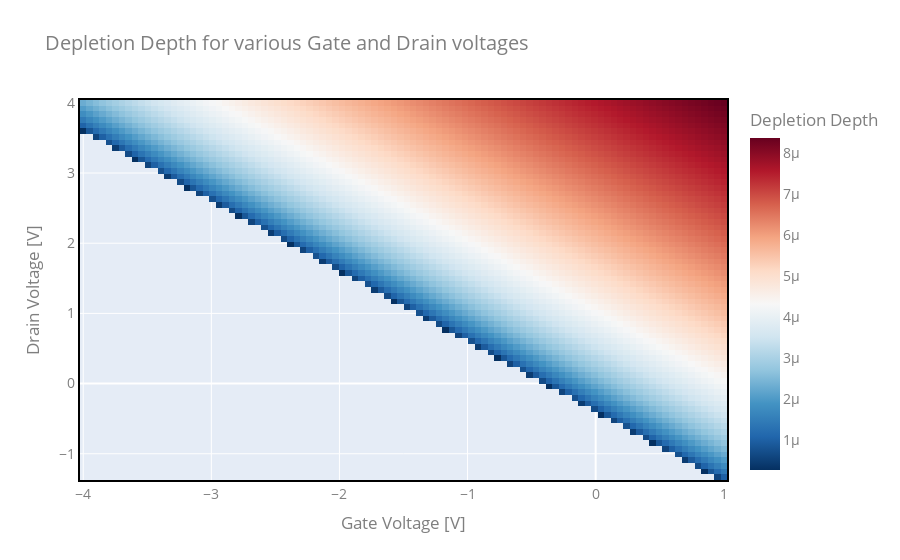

The notebook cell saved with this chart:
### Code cell
df3 = df[['Drain Voltage [V]',
          'Gate Voltage [V]',
          'Depletion Depth'
         ]].astype(float)
plotting = df3.pivot_table(index = 'Drain Voltage [V]',
                           columns = 'Gate Voltage [V]',
                           values = 'Depletion Depth'
                          )

fig = go.Figure(go.Heatmap(z=plotting.values,
                           x=plotting.columns,
                           y=plotting.index,
                           colorscale= 'rdbu',
                           reversescale=True,
                           colorbar={"title": 'Depletion Depth'}
                          )
               )

fig.update_layout(
    title="Depletion Depth for various Gate and Drain voltages",
    xaxis=dict(title="Gate Voltage [V]",showline=True, linewidth=2, linecolor='black', mirror=True),
    yaxis=dict(title="Drain Voltage [V]", showline=True, linewidth=2, linecolor='black', mirror=True),
    font=dict(
        size=14,
        color="#7f7f7f"
    ))

fig.write_html('Depletion_Heatmap.html')
fig.show()

### Figure 1 — Plotly figure (JSON) as saved in the notebook; plotly's stock layout.template omitted (floating-point values rounded to 4 significant figures; data arrays with more than 128 entries replaced by an {"elided": "..."} marker saying what was removed)
{"data": [{"colorbar": {"title": {"text": "Depletion Depth"}}, "colorscale": [[0, "rgb(103,0,31)"], [0.1, "rgb(178,24,43)"], [0.2, "rgb(214,96,77)"], [0.3, "rgb(244,165,130)"], [0.4, "rgb(253,219,199)"], [0.5, "rgb(247,247,247)"], [0.6, "rgb(209,229,240)"], [0.7, "rgb(146,197,222)"], [0.8, "rgb(67,147,195)"], [0.9, "rgb(33,102,172)"], [1, "rgb(5,48,97)"]], "reversescale": true, "type": "heatmap", "x": [-4, -3.949, -3.899, -3.848, -3.798, -3.747, -3.697, -3.646, -3.596, -3.545, -3.495, -3.444, -3.394, -3.343, -3.293, -3.242, -3.192, -3.141, -3.091, -3.04, -2.99, -2.939, -2.889, -2.838, -2.788, -2.737, -2.687, -2.636, -2.586, -2.535, -2.485, -2.434, -2.384, -2.333, -2.283, -2.232, -2.182, -2.131, -2.081, -2.03, -1.98, -1.929, -1.879, -1.828, -1.778, -1.727, -1.677, -1.626, -1.576, -1.525, -1.475, -1.424, -1.374, -1.323, -1.273, -1.222, -1.172, -1.121, -1.071, -1.02, -0.9697, -0.9192, -0.8687, -0.8182, -0.7677, -0.7172, -0.6667, -0.6162, -0.5657, -0.5152, -0.4646, -0.4141, -0.3636, -0.3131, -0.2626, -0.2121, -0.1616, -0.1111, -0.06061, -0.0101, 0.0404, 0.09091, 0.1414, 0.1919, 0.2424, 0.2929, 0.3434, 0.3939, 0.4444, 0.4949, 0.5455, 0.596, 0.6465, 0.697, 0.7475, 0.798, 0.8485, 0.899, 0.9495, 1], "y": [-1.333, -1.253, -1.172, -1.091, -1.01, -0.9293, -0.8485, -0.7677, -0.6869, -0.6061, -0.5253, -0.4444, -0.3636, -0.2828, -0.202, -0.1212, -0.0404, 0.0404, 0.1212, 0.202, 0.2828, 0.3636, 0.4444, 0.5253, 0.6061, 0.6869, 0.7677, 0.8485, 0.9293, 1.01, 1.091, 1.172, 1.253, 1.333, 1.414, 1.495, 1.576, 1.657, 1.737, 1.818, 1.899, 1.98, 2.061, 2.141, 2.222, 2.303, 2.384, 2.465, 2.545, 2.626, 2.707, 2.788, 2.869, 2.949, 3.03, 3.111, 3.192, 3.273, 3.354, 3.434, 3.515, 3.596, 3.677, 3.758, 3.838, 3.919, 4], "z": {"elided": "67x100 float values"}}], "layout": {"font": {"color": "#7f7f7f", "size": 14}, "title": {"text": "Depletion Depth for various Gate and Drain voltages"}, "xaxis": {"linecolor": "black", "linewidth": 2, "mirror": true, "showline": true, "title": {"text": "Gate Voltage [V]"}}, "yaxis": {"linecolor": "black", "linewidth": 2, "mirror": true, "showline": true, "title": {"text": "Drain Voltage [V]"}}}}
